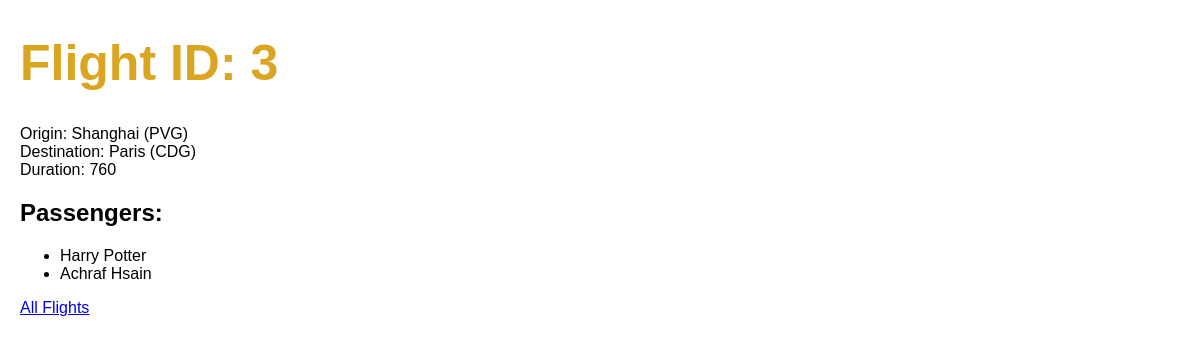
The page /flights/3 on the database its author committed.
### flights/models.py (models this page shows, shortened)
class Flight(models.Model):
    origin = models.ForeignKey(Airport, on_delete=models.CASCADE, related_name="departures")
    destination = models.ForeignKey(Airport, on_delete=models.CASCADE, related_name="arrivals")
    duration = models.IntegerField()

class Airport(models.Model):
    city = models.CharField(max_length=64)
    code = models.CharField(max_length=3)
    def __str__(self):
        return f"{self.city} ({self.code})"

class Passenger(models.Model):
    first = models.CharField(max_length=64)
    last = models.CharField(max_length=64)
    flights = models.ManyToManyField(Flight, blank=True, related_name="passengers")
    def __str__(self):
        return f"{self.first} {self.last}"

### flights/views.py (the view)
# urls.py: path('<int:flight_id>', views.flight, name="flight"),
def flight(request, flight_id):
    flight = Flight.objects.get(pk=flight_id)
    return render(request, 'flights/flight.html', {
        "flight": flight,
        "passengers": flight.passengers.all(),
    })

### flights/templates/flights/flight.html (shortened to what this page needs)
{% extends "flights/layout.html" %}
{% block body %}
<h1>Flight ID: {{flight.id}}</h1>
<div>Origin: {{flight.origin}}</div>
<div>Destination: {{flight.destination}}</div>
<div>Duration: {{flight.duration}}</div>
<div>
    <h2>Passengers: </h2>
    <ul>
        {% for passenger in passengers %}
        <li>{{ passenger }}</li>
        {% empty %}
        There is no passenger in this flight yet.
        {% endfor %}
    </ul>
</div>
<a href="{% url 'index' %}">All Flights</a>
{% endblock %}

### flights/static/flights/style.css (style rules this page uses)
body { font-family: Arial, Helvetica, sans-serif; padding: auto; margin: 20px; }
h1 { color: goldenrod; font-size: 50px; }
li { text-decoration: none; }

### rows shown on the page
Flight: id "3", origin "Shanghai (PVG)", destination "Paris (CDG)", duration "760"
Passenger: first+last "Harry Potter"
Passenger: first+last "Achraf Hsain"
